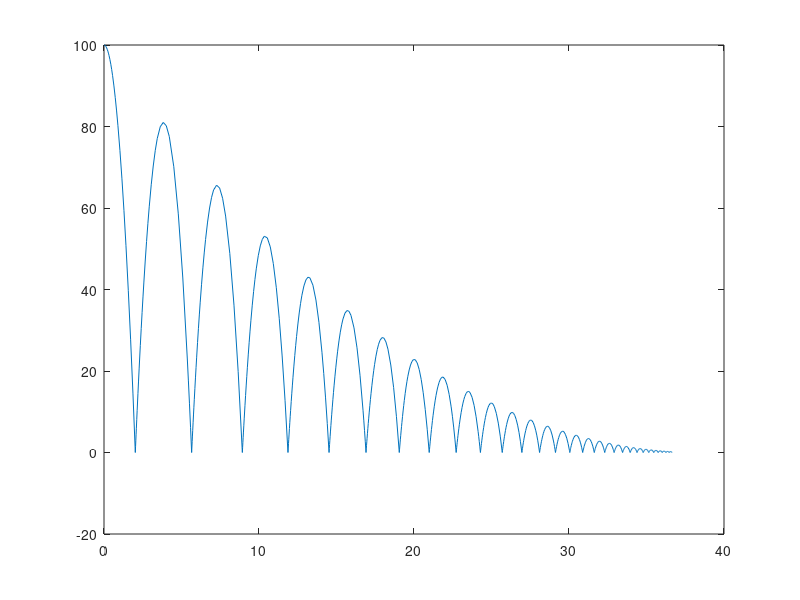

Reproduce this figure in MATLAB.
% Iitializing all the data we need
g = 9.81 * 5;
h0 = 100;
t_n = 60;
y0 = [h0; 0];
t_range = [0, t_n];
eps = 1e-6;
way = [];
N = 30;
f = @(t, y) [y(2); -g];

function [value, T, dir] = ground(t, y)
  value = y(1);
  T = 1;
  dir = -1;
end

%calculating the way of the ball
for iteration = 1:N
  options = odeset('Events', @ground);
  [t, y, te, ye, ie] = ode45(f, t_range, y0, options);
  way = [way; t, y];

  if !isempty(ie)
    v = ye(2);
    y0 = [0; -0.9 * v];
    t_range = [te, t_n];
  else
    break;
  end

  if abs(diff(t_range)) < eps
    break;
  end
end

%Plotting the whole moving
plot(way(:,1), way(:,2));
